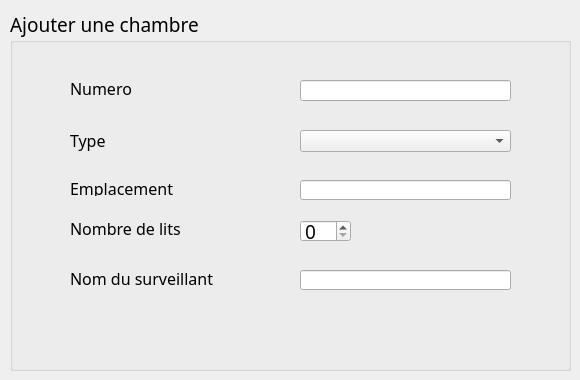
      <widget class="QWidget" name="Ajout_chambre">
       <widget class="QGroupBox" name="groupBox_4">
        <property name="geometry">
         <rect>
          <x>10</x>
          <y>10</y>
          <width>561</width>
          <height>361</height>
         </rect>
        </property>
        <property name="font">
         <font>
          <family>Quicksand-SemiBold</family>
          <pointsize>14</pointsize>
         </font>
        </property>
        <property name="title">
         <string>Ajouter une chambre</string>
        </property>
        <widget class="QComboBox" name="comboBox_AjoutType">
         <property name="geometry">
          <rect>
           <x>290</x>
           <y>120</y>
           <width>211</width>
           <height>22</height>
          </rect>
         </property>
         <item>
          <property name="text">
           <string/>
          </property>
         </item>
         <item>
          <property name="text">
           <string>Chambre de garde</string>
          </property>
         </item>
         <item>
          <property name="text">
           <string>Chambre du patient</string>
          </property>
         </item>
        </widget>
        <widget class="QLabel" name="emplacement">
         <property name="geometry">
          <rect>
           <x>60</x>
           <y>170</y>
           <width>111</width>
           <height>16</height>
          </rect>
         </property>
         <property name="font">
          <font>
           <family>Quicksand-SemiBold</family>
           <pointsize>12</pointsize>
          </font>
         </property>
         <property name="text">
          <string>Emplacement</string>
         </property>
        </widget>
        <widget class="QLabel" name="type">
         <property name="geometry">
          <rect>
           <x>60</x>
           <y>120</y>
           <width>47</width>
           <height>21</height>
          </rect>
         </property>
         <property name="font">
          <font>
           <family>Quicksand-SemiBold</family>
           <pointsize>12</pointsize>
          </font>
         </property>
         <property name="text">
          <string>Type</string>
         </property>
        </widget>
        <widget class="QLabel" name="numero">
         <property name="geometry">
          <rect>
           <x>60</x>
           <y>70</y>
           <width>81</width>
           <height>16</height>
          </rect>
         </property>
         <property name="font">
          <font>
           <family>Quicksand-SemiBold</family>
           <pointsize>12</pointsize>
          </font>
         </property>
         <property name="text">
          <string>Numero</string>
         </property>
        </widget>
        <widget class="QLabel" name="nombredelits">
         <property name="geometry">
          <rect>
           <x>60</x>
           <y>210</y>
           <width>121</width>
           <height>16</height>
          </rect>
         </property>
         <property name="font">
          <font>
           <family>Quicksand-SemiBold</family>
           <pointsize>12</pointsize>
          </font>
         </property>
         <property name="text">
          <string>Nombre de lits</string>
         </property>
        </widget>
        <widget class="QLabel" name="nomduSurveillant">
         <property name="geometry">
          <rect>
           <x>60</x>
           <y>260</y>
           <width>161</width>
           <height>16</height>
          </rect>
         </property>
         <property name="font">
          <font>
           <family>Quicksand-SemiBold</family>
           <pointsize>12</pointsize>
          </font>
         </property>
         <property name="text">
          <string>Nom du surveillant</string>
         </property>
        </widget>
        <widget class="QLineEdit" name="lineEdit_AjoutEmplacement">
         <property name="geometry">
          <rect>
           <x>290</x>
           <y>170</y>
           <width>211</width>
           <height>20</height>
          </rect>
         </property>
        </widget>
        <widget class="QLineEdit" name="lineEdit_AjoutSurveillant">
         <property name="geometry">
          <rect>
           <x>290</x>
           <y>260</y>
           <width>211</width>
           <height>20</height>
          </rect>
         </property>
        </widget>
        <widget class="QLineEdit" name="lineEdit_AjoutNumero">
         <property name="geometry">
          <rect>
           <x>290</x>
           <y>70</y>
           <width>211</width>
           <height>21</height>
          </rect>
         </property>
        </widget>
        <widget class="QSpinBox" name="spinBox_AjoutLits">
         <property name="geometry">
          <rect>
           <x>290</x>
           <y>210</y>
           <width>51</width>
           <height>22</height>
          </rect>
         </property>
        </widget>
        <widget class="QPushButton" name="pushButton_AjoutChambre">
         <property name="geometry">
          <rect>
           <x>514</x>
           <y>322</y>
           <width>41</width>
           <height>31</height>
          </rect>
         </property>
         <property name="styleSheet">
          <string notr="true">#pushButton_AjoutChambre{
background-color: transparent;
border-image: url(:valider.png);
background: none;
border: none;
background-repeat: none;
}</string>
         </property>
         <property name="text">
          <string/>
         </property>
        </widget>
        <widget class="QPushButton" name="pushButton_AnnulerAjoutChambre">
         <property name="geometry">
          <rect>
           <x>0</x>
           <y>330</y>
           <width>61</width>
           <height>21</height>
          </rect>
         </property>
         <property name="styleSheet">
          <string notr="true">#pushButton_AnnulerAjoutChambre{
background-color: transparent;
border-image: url(:precedent.png);
background: none;
border: none;
background-repeat: none;
}</string>
         </property>
         <property name="text">
          <string/>
         </property>
        </widget>
       </widget>
      </widget>
